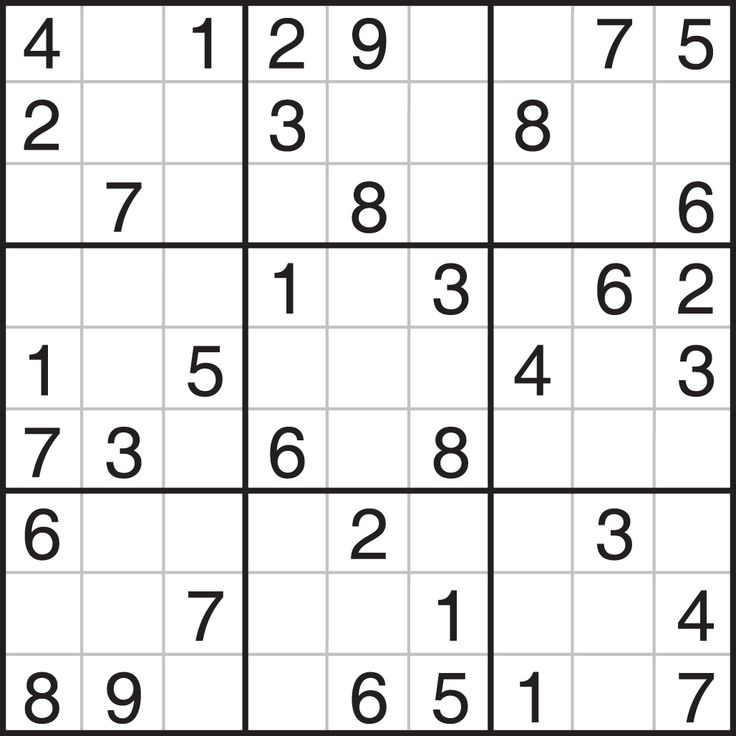
#> input picture Images/sudoku.jpeg, 736 x 736 px, found by its file name
$ jupyter execute sec_4_graadients.ipynb   (shell and % lines are left out)   (older library calls are emulated)
#> lines starting #> are read from the running program, lines starting #| are printed output that depends on the picture; after the words box and inside, x2 and y2 are one past the last pixel; in counts of white or black regions, pixels touching at a corner belong together
[cell 1]
# GRADIENTS

import cv2
import numpy as np
import matplotlib.pyplot as plt

[cell 2]
def display_img(img):
    fig = plt.figure(figsize = (12, 10))
    ax = fig.add_subplot(111)
    ax.imshow(img,cmap='gray')

[cell 3]
img = cv2.imread('/home/srijanani/GIT/OpenCV/Images/sudoku.jpeg', 0)
#> img: shape (736, 736); min 0, max 255, mean 227.1

[cell 4]
display_img(img)

[cell 5]
# SOBEL OPERATOR USING X GRADIENT

sobel_x = cv2.Sobel(img, cv2.CV_64F,1,0,ksize=5)
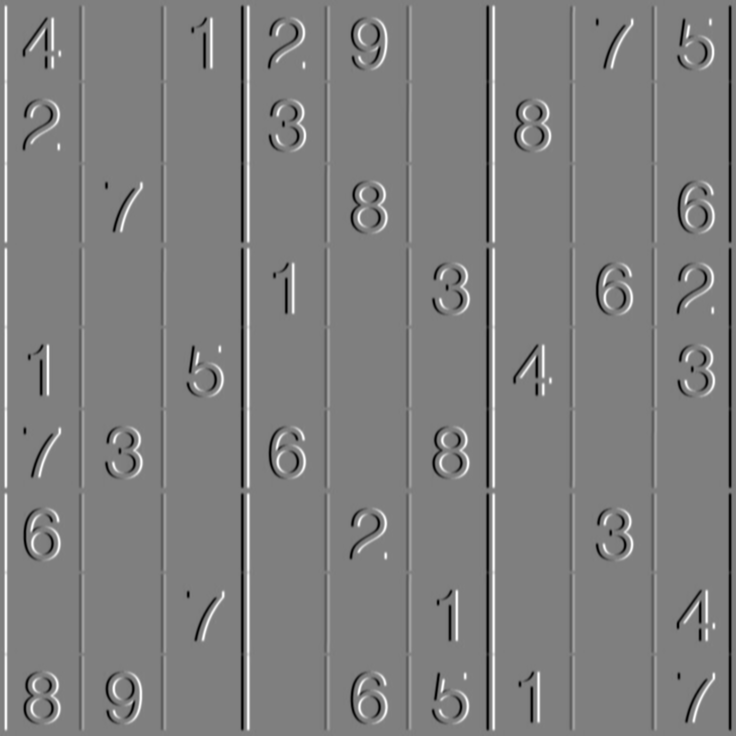
#> sobel_x: shape (736, 736) float64; min -11169, max 11212, mean 0; drawn with min black and max white

display_img(sobel_x)

# plt.imshow(sobelx)

[cell 6]
# SOBEL OPERATOR USING Y GRADIENT

sobel_y = cv2.Sobel(img, cv2.CV_64F, 0, 1, ksize=5)
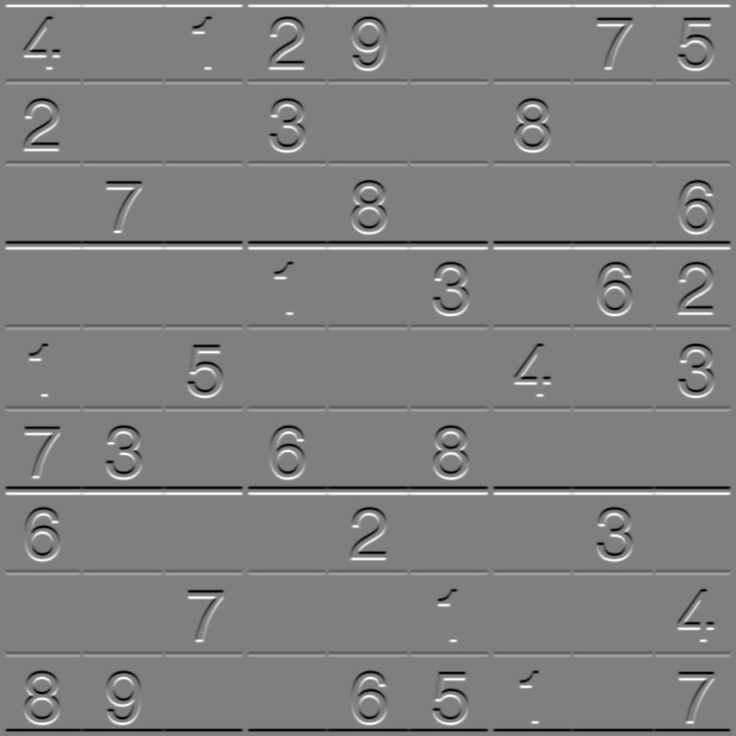
#> sobel_y: shape (736, 736) float64; min -11185, max 11182, mean 0; drawn with min black and max white

display_img(sobel_y)

[cell 7]
# USIING LAPLACIAN OPERATOR

laplacian = cv2.Laplacian(img, cv2.CV_64F)
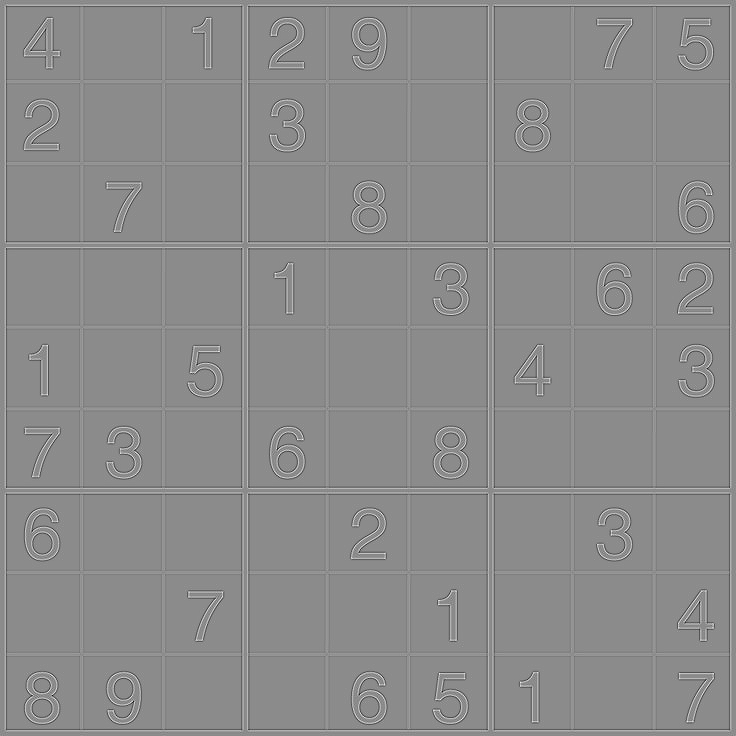
#> laplacian: shape (736, 736) float64; min -475, max 392, mean 0; drawn with min black and max white

display_img(laplacian)

[cell 8]
# BLENDING TWO IMAGES

blend = cv2.addWeighted(src1=sobel_x, alpha=0.5, src2=sobel_y, beta=0.5, gamma=0)
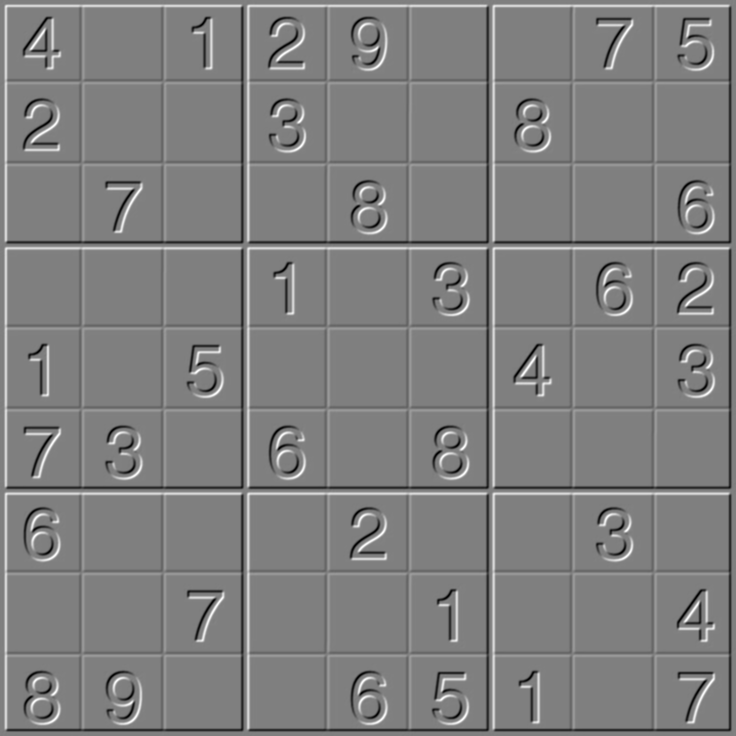
#> blend: shape (736, 736) float64; min -7886, max 7842, mean 0; drawn with min black and max white

display_img(blend)

[cell 9]
# USING THRESHOLDING

ret, threshold = cv2.threshold(img, 127, 255, cv2.THRESH_BINARY)
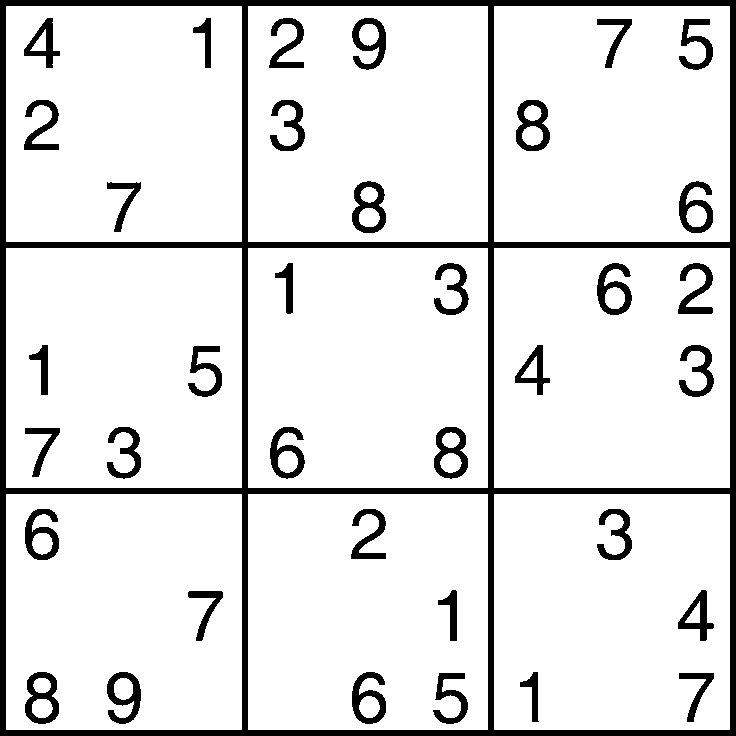
#> threshold: shape (736, 736); 89% white; 37 black regions, largest, box (x1, y1, x2, y2) and area: (0, 0, 736, 736) 34752, (352, 181, 386, 233) 879, (25, 672, 59, 724) 877

display_img(threshold)

[cell 10]
kernal = np.ones((4,4), dtype=np.uint8)

gradient = cv2.morphologyEx(blend, cv2.MORPH_GRADIENT, kernal)
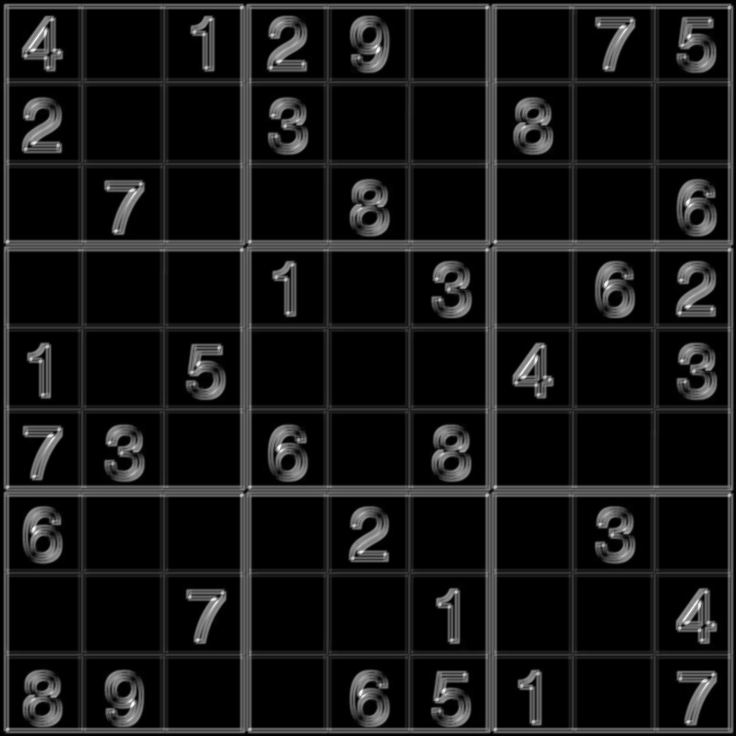
#> gradient: shape (736, 736) float64; min 0, max 14123, mean 1214.2; drawn with min black and max white

display_img(gradient)
